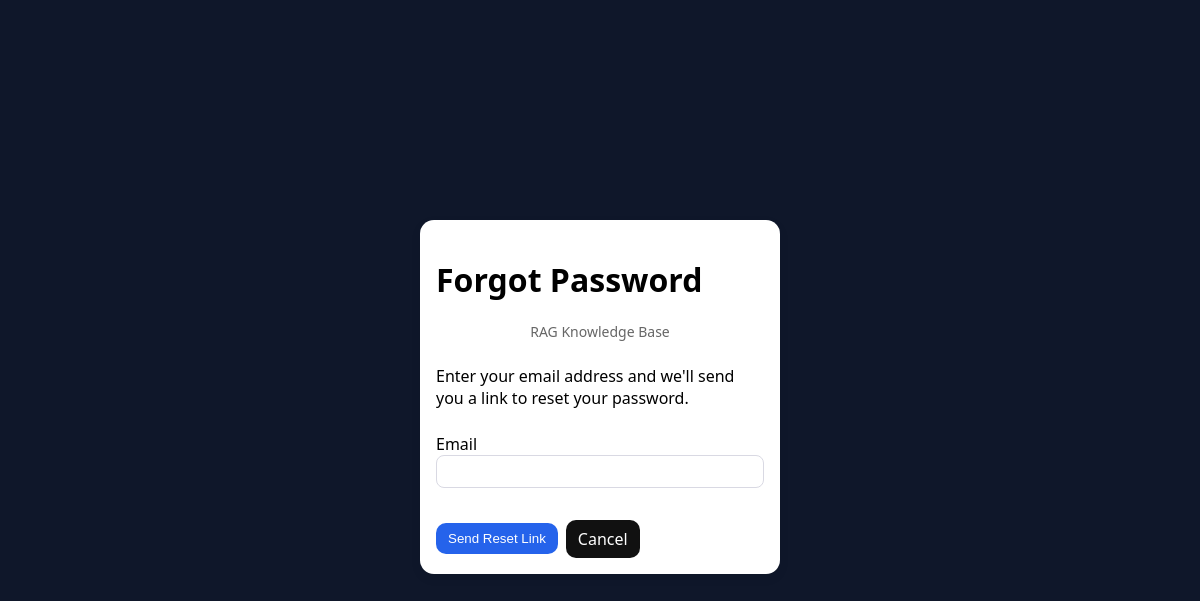
/forgot_password.php, run on an earlier commit of the app's database.
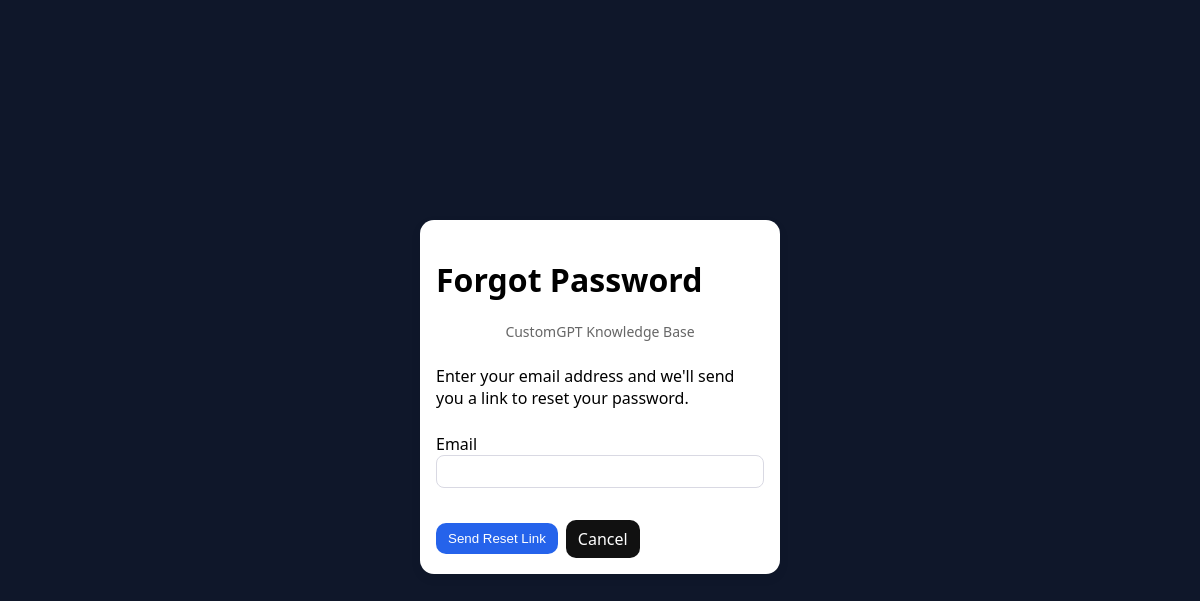
And on a later commit of the database.
### tables this page shows
CREATE TABLE settings (
  id INT AUTO_INCREMENT PRIMARY KEY,
  key_name VARCHAR(191) NOT NULL UNIQUE,
  value LONGTEXT NULL,
  updated_at DATETIME NOT NULL DEFAULT CURRENT_TIMESTAMP ON UPDATE CURRENT_TIMESTAMP
);

### config.php (called while the page is built, shortened)
<?php
function pdo(): PDO {
    static $pdo = null;
    if ($pdo === null) {
        $dsn = 'mysql:host=' . DB_HOST . ';dbname=' . DB_NAME . ';charset=utf8mb4';
        $options = [
            PDO::ATTR_ERRMODE => PDO::ERRMODE_EXCEPTION,
            PDO::ATTR_DEFAULT_FETCH_MODE => PDO::FETCH_ASSOC,
            PDO::ATTR_EMULATE_PREPARES => false,
        ];
        $pdo = new PDO($dsn, DB_USER, DB_PASS, $options);
    }
    return $pdo;
}

### settings.php (called while the page is built, shortened)
<?php
require_once __DIR__ . '/config.php';
class Settings {
    private static function pdo(): PDO {
        return pdo();
    }
    public static function get(string $key, string $default = ''): string {
        $st = self::pdo()->prepare('SELECT value FROM settings WHERE key_name = ? LIMIT 1');
        $st->execute([$key]);
        $row = $st->fetch();
        return $row ? (string)$row['value'] : $default;
    }
    public static function siteTitle(): string {
        return self::get('site_title', APP_NAME);
    }
}

### forgot_password.php (the view, shortened to what this page needs)
<?php
require_once __DIR__ . '/config.php';
require_once __DIR__ . '/lib/UserManagement.php';
require_once __DIR__ . '/lib/ApplicationUI.php';
require_once __DIR__ . '/settings.php';
function h($s) {
    return htmlspecialchars($s ?? '', ENT_QUOTES, 'UTF-8');
}
$success = false;
?>
<!doctype html><html><head><meta charset="utf-8"><meta name="viewport" content="width=device-width,initial-scale=1">
<?=ApplicationUI::cssLink('/styles.css')?></head>
<body class="auth">
  <div class="card">
    <h1>Forgot Password</h1>
    <p class="subtitle"><?=h(Settings::siteTitle())?></p>
    <?php if ($success): ?>
      <p class="flash">If an account with that email exists, we've sent you a password reset link.</p>
      <p><a href="/login.php">Back to Login</a></p>
    <?php else: ?>
      <p>Enter your email address and we'll send you a link to reset your password.</p>
      <form method="post" class="stack">
        <label>Email
          <input type="email" name="email" required>
        </label>
        <div class="actions">
          <button type="submit" class="primary">Send Reset Link</button>
          <a href="/login.php" class="button">Cancel</a>
        </div>
      </form>
    <?php endif; ?>
  </div>
</body></html>

What changed in the data, as far as the page shows it:
changed settings: value "RAG Knowledge Base" → "CustomGPT Knowledge Base"
